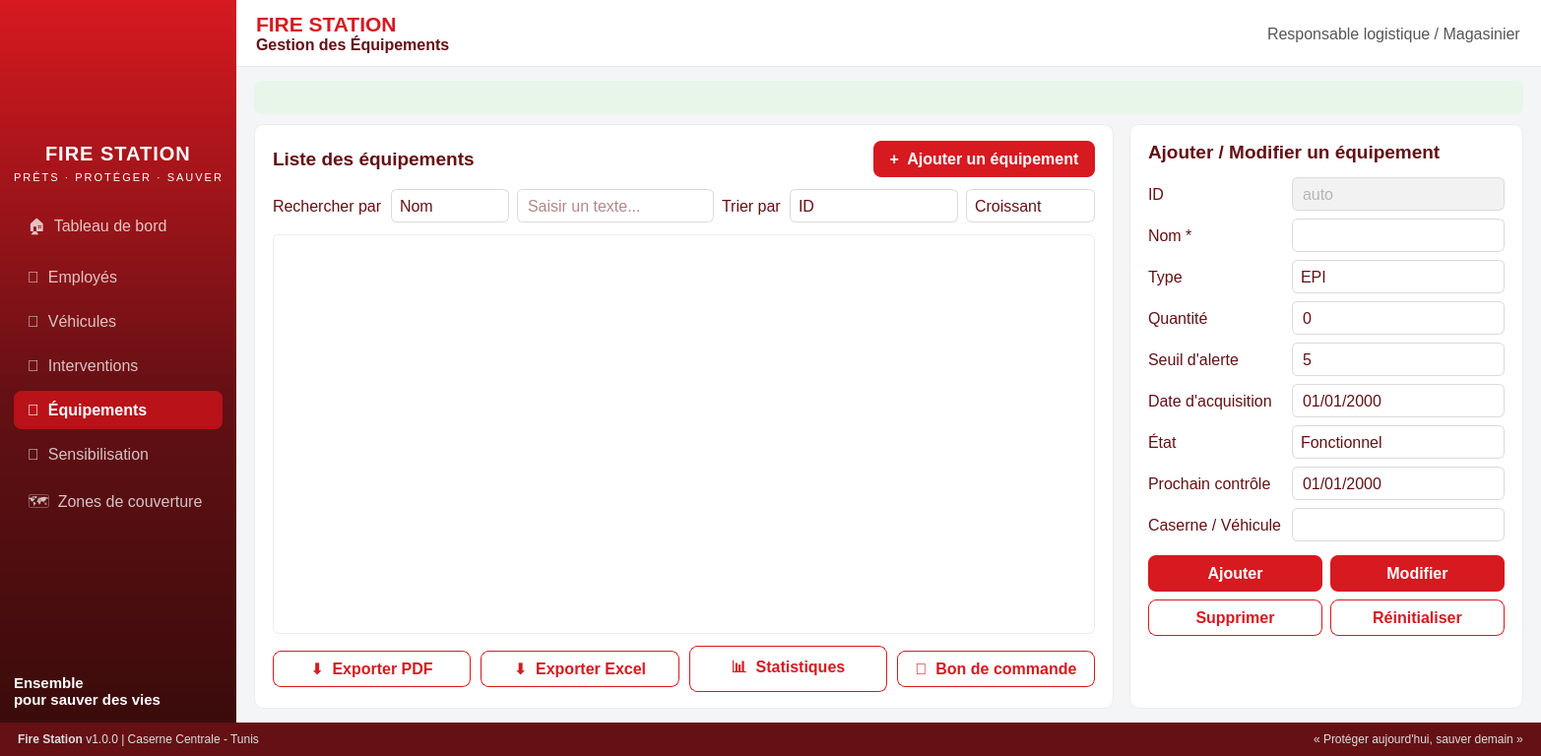
<?xml version="1.0" encoding="UTF-8"?>
<ui version="4.0">
 <class>EquipmentWindow</class>
 <widget class="QMainWindow" name="EquipmentWindow">
  <property name="geometry"><rect><x>0</x><y>0</y><width>1366</width><height>768</height></rect></property>
  <property name="windowTitle"><string>FireStation Manager - Gestion des équipements</string></property>
  <property name="styleSheet"><string notr="true">
* { font-family: "Roboto", "Segoe UI", sans-serif; font-size: 12pt; color: #641014; }
QMainWindow, QWidget#centralwidget { background: #F4F5F7; }

/* ---------- Sidebar ---------- */
QFrame#frameSidebar { background: qlineargradient(x1:0,y1:0,x2:0,y2:1, stop:0 #d71920, stop:0.55 #641014, stop:1 #3A0B0B); }
QFrame#frameSidebar QLabel { color: white; background: transparent; }
QLabel#lblNomApp { font-size: 15pt; font-weight: bold; letter-spacing: 1px; }
QLabel#lblSlogan { font-size: 8pt; letter-spacing: 2px; color: rgba(255,255,255,200); }
QLabel#lblMotto { font-size: 11pt; font-weight: bold; }
QFrame#frameSidebar QPushButton { text-align: left; padding: 10px 14px; color: white; background: transparent; border: none; border-radius: 8px; }
QFrame#frameSidebar QPushButton:disabled { color: rgba(255,255,255,190); }
QFrame#frameSidebar QPushButton#btnNavEquipements { background: #b91219; font-weight: bold; }

/* ---------- Header / footer ---------- */
QFrame#frameHeader { background: white; border-bottom: 1px solid #E6E6E6; }
QLabel#lblTitreApp { background: transparent; }
QLabel#lblUtilisateur { color: #555; background: transparent; }
QFrame#frameFooter { background: #641014; }
QFrame#frameFooter QLabel { color: #DDD; font-size: 9pt; background: transparent; }

/* ---------- Cartes ---------- */
QFrame#cardListe, QFrame#cardForm { background: white; border: 1px solid #ECECEC; border-radius: 10px; }
QFrame#cardListe QLabel, QFrame#cardForm QLabel { background: transparent; border: none; }
QLabel#lblListeTitre, QLabel#lblFormTitre { font-size: 14pt; font-weight: bold; }
QLabel#lblAlertes { padding: 8px 12px; border-radius: 8px; background: #E8F5E9; color: #2E7D32; font-weight: bold; }

/* ---------- Champs ---------- */
QLineEdit, QComboBox, QSpinBox, QDateEdit { background: white; border: 1px solid #DADADA; border-radius: 6px; padding: 5px 8px; color: #641014; min-height: 22px; }
QLineEdit:focus, QComboBox:focus, QSpinBox:focus, QDateEdit:focus { border: 1px solid #d71920; }
QLineEdit:read-only { background: #F2F2F2; color: #777; }
QComboBox::drop-down, QDateEdit::drop-down { border: none; width: 26px; subcontrol-origin: padding; subcontrol-position: center right; }
QComboBox::down-arrow, QDateEdit::down-arrow { image: url(:/station/images/arrow_down.png); width: 12px; height: 12px; }
QSpinBox::up-button { subcontrol-origin: border; subcontrol-position: top right; width: 22px; border: none; }
QSpinBox::down-button { subcontrol-origin: border; subcontrol-position: bottom right; width: 22px; border: none; }
QSpinBox::up-arrow { image: url(:/station/images/arrow_up.png); width: 10px; height: 10px; }
QSpinBox::down-arrow { image: url(:/station/images/arrow_down.png); width: 10px; height: 10px; }

/* ---------- Boutons ---------- */
QPushButton#btnAjouter, QPushButton#btnNouveau { background: #d71920; color: white; border: none; border-radius: 8px; padding: 9px 16px; font-weight: bold; }
QPushButton#btnAjouter:hover, QPushButton#btnNouveau:hover { background: #b91219; }
QPushButton#btnModifier { background: #d71920; color: white; border: none; border-radius: 8px; padding: 9px 16px; font-weight: bold; }
QPushButton#btnModifier:hover { background: #b91219; }
QPushButton#btnSupprimer, QPushButton#btnVider, QPushButton#btnExportPdf, QPushButton#btnExportExcel, QPushButton#btnStats, QPushButton#btnBonCommande {
    background: white; color: #d71920; border: 1px solid #d71920; border-radius: 8px; padding: 8px 14px; font-weight: bold; }
QPushButton#btnSupprimer:hover, QPushButton#btnVider:hover, QPushButton#btnExportPdf:hover, QPushButton#btnExportExcel:hover, QPushButton#btnStats:hover, QPushButton#btnBonCommande:hover { background: #FDECEA; }

/* ---------- Tableau ---------- */
QTableView { background: white; alternate-background-color: #FAFAFA; border: 1px solid #ECECEC; border-radius: 6px; gridline-color: transparent; selection-background-color: #FDECEA; selection-color: #641014; }
QHeaderView::section { background: #F4F5F7; color: #444; padding: 8px; border: none; border-bottom: 1px solid #E0E0E0; font-weight: bold; }
</string></property>
  <widget class="QWidget" name="centralwidget"><layout class="QVBoxLayout" name="layoutRoot"><property name="spacing"><number>0</number></property><property name="leftMargin"><number>0</number></property><property name="topMargin"><number>0</number></property><property name="rightMargin"><number>0</number></property><property name="bottomMargin"><number>0</number></property><item><layout class="QHBoxLayout" name="layoutCorps"><property name="spacing"><number>0</number></property><property name="leftMargin"><number>0</number></property><property name="topMargin"><number>0</number></property><property name="rightMargin"><number>0</number></property><property name="bottomMargin"><number>0</number></property><item><widget class="QFrame" name="frameSidebar"><property name="minimumSize"><size><width>240</width><height>0</height></size></property><property name="maximumSize"><size><width>240</width><height>16777215</height></size></property><layout class="QVBoxLayout" name="layoutSidebar"><property name="spacing"><number>6</number></property><property name="leftMargin"><number>14</number></property><property name="topMargin"><number>18</number></property><property name="rightMargin"><number>14</number></property><property name="bottomMargin"><number>14</number></property><item alignment="Qt::AlignHCenter"><widget class="QLabel" name="lblLogo"><property name="minimumSize"><size><width>120</width><height>120</height></size></property><property name="maximumSize"><size><width>120</width><height>120</height></size></property><property name="pixmap"><pixmap resource="station_resources.qrc">:/station/images/logo.png</pixmap></property><property name="scaledContents"><bool>true</bool></property></widget></item><item alignment="Qt::AlignHCenter"><widget class="QLabel" name="lblNomApp"><property name="text"><string>FIRE STATION</string></property></widget></item><item alignment="Qt::AlignHCenter"><widget class="QLabel" name="lblSlogan"><property name="text"><string>PRÊTS · PROTÉGER · SAUVER</string></property></widget></item><item><spacer name="spacerLogo"><property name="orientation"><enum>Qt::Vertical</enum></property><property name="sizeType"><enum>QSizePolicy::Fixed</enum></property><property name="sizeHint" stdset="0"><size><width>20</width><height>14</height></size></property></spacer></item><item><widget class="QPushButton" name="btnNavDashboard"><property name="text"><string>🏠  Tableau de bord</string></property><property name="enabled"><bool>false</bool></property><property name="toolTip"><string>Module géré par un autre membre de l'équipe</string></property></widget></item><item><widget class="QPushButton" name="btnNavEmployes"><property name="text"><string>👥  Employés</string></property><property name="enabled"><bool>false</bool></property><property name="toolTip"><string>Module géré par un autre membre de l'équipe</string></property></widget></item><item><widget class="QPushButton" name="btnNavVehicules"><property name="text"><string>🚒  Véhicules</string></property><property name="enabled"><bool>false</bool></property><property name="toolTip"><string>Module géré par un autre membre de l'équipe</string></property></widget></item><item><widget class="QPushButton" name="btnNavInterventions"><property name="text"><string>🚨  Interventions</string></property><property name="enabled"><bool>false</bool></property><property name="toolTip"><string>Module géré par un autre membre de l'équipe</string></property></widget></item><item><widget class="QPushButton" name="btnNavEquipements"><property name="text"><string>🧰  Équipements</string></property></widget></item><item><widget class="QPushButton" name="btnNavSensibilisation"><property name="text"><string>📣  Sensibilisation</string></property><property name="enabled"><bool>false</bool></property><property name="toolTip"><string>Module géré par un autre membre de l'équipe</string></property></widget></item><item><widget class="QPushButton" name="btnNavZones"><property name="text"><string>🗺  Zones de couverture</string></property><property name="enabled"><bool>false</bool></property><property name="toolTip"><string>Module géré par un autre membre de l'équipe</string></property></widget></item><item><spacer name="spacerNav"><property name="orientation"><enum>Qt::Vertical</enum></property><property name="sizeType"><enum>QSizePolicy::Expanding</enum></property><property name="sizeHint" stdset="0"><size><width>20</width><height>40</height></size></property></spacer></item><item><widget class="QLabel" name="lblMotto"><property name="text"><string>Ensemble
pour sauver des vies</string></property></widget></item></layout></widget></item><item><widget class="QWidget" name="widgetPrincipal"><layout class="QVBoxLayout" name="layoutPrincipal"><property name="spacing"><number>0</number></property><property name="leftMargin"><number>0</number></property><property name="topMargin"><number>0</number></property><property name="rightMargin"><number>0</number></property><property name="bottomMargin"><number>0</number></property><item><widget class="QFrame" name="frameHeader"><property name="minimumSize"><size><width>0</width><height>68</height></size></property><property name="maximumSize"><size><width>16777215</width><height>68</height></size></property><layout class="QHBoxLayout" name="layoutHeader"><property name="spacing"><number>8</number></property><property name="leftMargin"><number>20</number></property><property name="topMargin"><number>0</number></property><property name="rightMargin"><number>20</number></property><property name="bottomMargin"><number>0</number></property><item><widget class="QLabel" name="lblTitreApp"><property name="text"><string>&lt;span style=" font-size:16pt; font-weight:700; color:#d71920;"&gt;FIRE STATION&lt;/span&gt;&lt;br/&gt;&lt;span style=" font-size:12pt; font-weight:600;"&gt;Gestion des Équipements&lt;/span&gt;</string></property></widget></item><item><spacer name="spacerHeader"><property name="orientation"><enum>Qt::Horizontal</enum></property><property name="sizeType"><enum>QSizePolicy::Expanding</enum></property><property name="sizeHint" stdset="0"><size><width>40</width><height>20</height></size></property></spacer></item><item><widget class="QLabel" name="lblUtilisateur"><property name="text"><string>Responsable logistique / Magasinier</string></property></widget></item></layout></widget></item><item><widget class="QWidget" name="widgetBody"><layout class="QVBoxLayout" name="layoutBody"><property name="spacing"><number>10</number></property><property name="leftMargin"><number>18</number></property><property name="topMargin"><number>14</number></property><property name="rightMargin"><number>18</number></property><property name="bottomMargin"><number>14</number></property><item><widget class="QLabel" name="lblAlertes"><property name="text"><string></string></property></widget></item><item><layout class="QHBoxLayout" name="layoutCartes"><property name="spacing"><number>16</number></property><property name="leftMargin"><number>0</number></property><property name="topMargin"><number>0</number></property><property name="rightMargin"><number>0</number></property><property name="bottomMargin"><number>0</number></property><item><widget class="QFrame" name="cardListe"><layout class="QVBoxLayout" name="layoutCardListe"><property name="spacing"><number>12</number></property><property name="leftMargin"><number>18</number></property><property name="topMargin"><number>16</number></property><property name="rightMargin"><number>18</number></property><property name="bottomMargin"><number>16</number></property><item><layout class="QHBoxLayout" name="layoutListeTitre"><property name="spacing"><number>8</number></property><property name="leftMargin"><number>0</number></property><property name="topMargin"><number>0</number></property><property name="rightMargin"><number>0</number></property><property name="bottomMargin"><number>0</number></property><item><widget class="QLabel" name="lblListeTitre"><property name="text"><string>Liste des équipements</string></property></widget></item><item><spacer name="spacerListe"><property name="orientation"><enum>Qt::Horizontal</enum></property><property name="sizeType"><enum>QSizePolicy::Expanding</enum></property><property name="sizeHint" stdset="0"><size><width>40</width><height>20</height></size></property></spacer></item><item><widget class="QPushButton" name="btnNouveau"><property name="text"><string>+  Ajouter un équipement</string></property></widget></item></layout></item><item><layout class="QHBoxLayout" name="layoutRecherche"><property name="spacing"><number>8</number></property><property name="leftMargin"><number>0</number></property><property name="topMargin"><number>0</number></property><property name="rightMargin"><number>0</number></property><property name="bottomMargin"><number>0</number></property><item><widget class="QLabel" name="lblRechercher"><property name="text"><string>Rechercher par</string></property></widget></item><item><widget class="QComboBox" name="cbChampRecherche"><item><property name="text"><string>Nom</string></property></item><item><property name="text"><string>Type</string></property></item><item><property name="text"><string>État</string></property></item><item><property name="text"><string>Affectation</string></property></item></widget></item><item><widget class="QLineEdit" name="leRecherche"><property name="minimumSize"><size><width>200</width><height>0</height></size></property><property name="maximumSize"><size><width>16777215</width><height>16777215</height></size></property><property name="placeholderText"><string>Saisir un texte...</string></property><property name="clearButtonEnabled"><bool>true</bool></property></widget></item><item><widget class="QLabel" name="lblTrier"><property name="text"><string>Trier par</string></property></widget></item><item><widget class="QComboBox" name="cbTri"><item><property name="text"><string>ID</string></property></item><item><property name="text"><string>Nom</string></property></item><item><property name="text"><string>Type</string></property></item><item><property name="text"><string>Quantité</string></property></item><item><property name="text"><string>Date d'acquisition</string></property></item><item><property name="text"><string>État</string></property></item><item><property name="text"><string>Prochain contrôle</string></property></item></widget></item><item><widget class="QComboBox" name="cbOrdre"><item><property name="text"><string>Croissant</string></property></item><item><property name="text"><string>Décroissant</string></property></item></widget></item></layout></item><item><widget class="QTableView" name="tableView"><property name="alternatingRowColors"><bool>true</bool></property><property name="showGrid"><bool>false</bool></property><attribute name="verticalHeaderVisible"><bool>false</bool></attribute></widget></item><item><layout class="QHBoxLayout" name="layoutExports"><property name="spacing"><number>10</number></property><property name="leftMargin"><number>0</number></property><property name="topMargin"><number>0</number></property><property name="rightMargin"><number>0</number></property><property name="bottomMargin"><number>0</number></property><item><widget class="QPushButton" name="btnExportPdf"><property name="text"><string>⬇  Exporter PDF</string></property></widget></item><item><widget class="QPushButton" name="btnExportExcel"><property name="text"><string>⬇  Exporter Excel</string></property></widget></item><item><widget class="QPushButton" name="btnStats"><property name="text"><string>📊  Statistiques</string></property></widget></item><item><widget class="QPushButton" name="btnBonCommande"><property name="text"><string>🧾  Bon de commande</string></property></widget></item></layout></item></layout></widget></item><item><widget class="QFrame" name="cardForm"><property name="minimumSize"><size><width>400</width><height>0</height></size></property><property name="maximumSize"><size><width>400</width><height>16777215</height></size></property><layout class="QVBoxLayout" name="layoutCardForm"><property name="spacing"><number>14</number></property><property name="leftMargin"><number>18</number></property><property name="topMargin"><number>16</number></property><property name="rightMargin"><number>18</number></property><property name="bottomMargin"><number>16</number></property><item><widget class="QLabel" name="lblFormTitre"><property name="text"><string>Ajouter / Modifier un équipement</string></property></widget></item><item><layout class="QGridLayout" name="gridForm"><property name="verticalSpacing"><number>8</number></property><property name="horizontalSpacing"><number>10</number></property><item row="0" column="0"><widget class="QLabel" name="lblF0"><property name="text"><string>ID</string></property></widget></item><item row="0" column="1"><widget class="QLineEdit" name="leId"><property name="readOnly"><bool>true</bool></property><property name="placeholderText"><string>auto</string></property></widget></item><item row="1" column="0"><widget class="QLabel" name="lblF1"><property name="text"><string>Nom *</string></property></widget></item><item row="1" column="1"><widget class="QLineEdit" name="leNom"></widget></item><item row="2" column="0"><widget class="QLabel" name="lblF2"><property name="text"><string>Type</string></property></widget></item><item row="2" column="1"><widget class="QComboBox" name="cbType"><item><property name="text"><string>EPI</string></property></item><item><property name="text"><string>Matériel de sauvetage</string></property></item><item><property name="text"><string>Extincteur</string></property></item><item><property name="text"><string>Tuyaux</string></property></item><item><property name="text"><string>Autre</string></property></item></widget></item><item row="3" column="0"><widget class="QLabel" name="lblF3"><property name="text"><string>Quantité</string></property></widget></item><item row="3" column="1"><widget class="QSpinBox" name="sbQuantite"><property name="maximum"><number>100000</number></property><property name="value"><number>0</number></property></widget></item><item row="4" column="0"><widget class="QLabel" name="lblF4"><property name="text"><string>Seuil d'alerte</string></property></widget></item><item row="4" column="1"><widget class="QSpinBox" name="sbSeuil"><property name="maximum"><number>100000</number></property><property name="value"><number>5</number></property></widget></item><item row="5" column="0"><widget class="QLabel" name="lblF5"><property name="text"><string>Date d'acquisition</string></property></widget></item><item row="5" column="1"><widget class="QDateEdit" name="deAcquisition"><property name="calendarPopup"><bool>true</bool></property><property name="displayFormat"><string>dd/MM/yyyy</string></property></widget></item><item row="6" column="0"><widget class="QLabel" name="lblF6"><property name="text"><string>État</string></property></widget></item><item row="6" column="1"><widget class="QComboBox" name="cbEtat"><item><property name="text"><string>Fonctionnel</string></property></item><item><property name="text"><string>En panne</string></property></item><item><property name="text"><string>En réparation</string></property></item></widget></item><item row="7" column="0"><widget class="QLabel" name="lblF7"><property name="text"><string>Prochain contrôle</string></property></widget></item><item row="7" column="1"><widget class="QDateEdit" name="deControle"><property name="calendarPopup"><bool>true</bool></property><property name="displayFormat"><string>dd/MM/yyyy</string></property></widget></item><item row="8" column="0"><widget class="QLabel" name="lblF8"><property name="text"><string>Caserne / Véhicule</string></property></widget></item><item row="8" column="1"><widget class="QLineEdit" name="leAffectation"></widget></item></layout></item><item><layout class="QGridLayout" name="gridBtns"><property name="spacing"><number>8</number></property><item row="0" column="0"><widget class="QPushButton" name="btnAjouter"><property name="text"><string>Ajouter</string></property></widget></item><item row="0" column="1"><widget class="QPushButton" name="btnModifier"><property name="text"><string>Modifier</string></property></widget></item><item row="1" column="0"><widget class="QPushButton" name="btnSupprimer"><property name="text"><string>Supprimer</string></property></widget></item><item row="1" column="1"><widget class="QPushButton" name="btnVider"><property name="text"><string>Réinitialiser</string></property></widget></item></layout></item><item><spacer name="spacerForm"><property name="orientation"><enum>Qt::Vertical</enum></property><property name="sizeType"><enum>QSizePolicy::Expanding</enum></property><property name="sizeHint" stdset="0"><size><width>20</width><height>10</height></size></property></spacer></item></layout></widget></item></layout></item></layout></widget></item></layout></widget></item></layout></item><item><widget class="QFrame" name="frameFooter"><property name="minimumSize"><size><width>0</width><height>34</height></size></property><property name="maximumSize"><size><width>16777215</width><height>34</height></size></property><layout class="QHBoxLayout" name="layoutFooter"><property name="spacing"><number>8</number></property><property name="leftMargin"><number>18</number></property><property name="topMargin"><number>0</number></property><property name="rightMargin"><number>18</number></property><property name="bottomMargin"><number>0</number></property><item><widget class="QLabel" name="lblFooterG"><property name="text"><string>&lt;b&gt;Fire Station&lt;/b&gt;   v1.0.0   |   Caserne Centrale - Tunis</string></property></widget></item><item><spacer name="spacerFooter"><property name="orientation"><enum>Qt::Horizontal</enum></property><property name="sizeType"><enum>QSizePolicy::Expanding</enum></property><property name="sizeHint" stdset="0"><size><width>40</width><height>20</height></size></property></spacer></item><item><widget class="QLabel" name="lblFooterD"><property name="text"><string>« Protéger aujourd'hui, sauver demain »</string></property></widget></item></layout></widget></item></layout></widget>
 </widget>
 <resources><include location="station_resources.qrc"/></resources>
 <connections/>
</ui>
